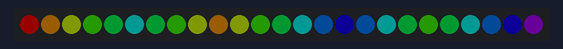
A sketch run on a simulated ESP32. On the bench: 25 RGB LEDs in strip order, left to right. Dim RGB values are drawn brighter than linear.

Above: at 0.07 s.
At 4.71 s:
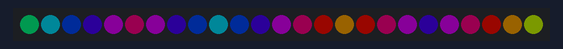
At 9.54 s:
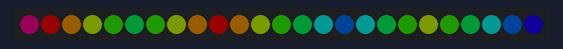
At 18.93 s:
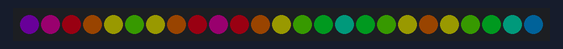
At 31.05 s:
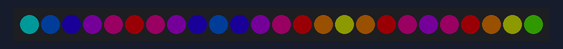
At 39.83 s:
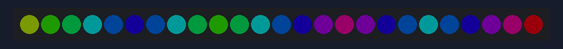

The sketch:

LED_Matrix_Colour_Wave.ino
```cpp
/*
 * ============================================================================
 * MOVING DIAGONAL RAINBOW WAVE - FREERTOS VERSION
 * ============================================================================
 *
 * Creates a moving diagonal rainbow wave across the 5x5 RGB LED matrix.
 *
 * The animation runs inside a dedicated FreeRTOS task.
 *
 * Hardware:
 *   Matrix data -> GPIO 7
 * ============================================================================
 */

#include <Arduino.h>
#include <Adafruit_NeoPixel.h>

#define MATRIX_PIN 7
#define NUM_LEDS   25

Adafruit_NeoPixel matrix(
    NUM_LEDS,
    MATRIX_PIN,
    NEO_GRB + NEO_KHZ800
);

//=============================================================================
// Convert coordinates to the serpentine wiring.
//=============================================================================

int pixelXY(int x, int y)
{
    if (y % 2 == 0)
    {
        return y * 5 + x;
    }

    return y * 5 + (4 - x);
}

//=============================================================================
// Set a pixel using x/y coordinates.
//=============================================================================

void setPixelXY(
    int x,
    int y,
    uint32_t colour
)
{
    if (x < 0 || x >= 5 ||
        y < 0 || y >= 5)
    {
        return;
    }

    matrix.setPixelColor(
        pixelXY(x, y),
        colour
    );
}

//=============================================================================
// Rainbow animation FreeRTOS task.
//=============================================================================

void rainbowTask(void *parameter)
{
    uint8_t offset = 0;

    while (true)
    {
        // Create the diagonal rainbow pattern.
        for (int y = 0; y < 5; y++)
        {
            for (int x = 0; x < 5; x++)
            {
                uint8_t hue =
                    offset +
                    ((x + y) * 25);

                setPixelXY(
                    x,
                    y,
                    matrix.ColorHSV(
                        (uint16_t)hue * 256
                    )
                );
            }
        }

        matrix.show();

        offset += 4;

        // Give the CPU to other FreeRTOS tasks.
        vTaskDelay(pdMS_TO_TICKS(50));
    }
}

//=============================================================================
// Setup.
//=============================================================================

void setup()
{
    matrix.begin();
    matrix.setBrightness(25);

    matrix.clear();
    matrix.show();

    // Create the rainbow animation task.
    xTaskCreate(
        rainbowTask,
        "Rainbow Task",
        4096,
        NULL,
        1,
        NULL
    );
}

//=============================================================================
// Arduino loop.
//
// The application runs in the FreeRTOS task above.
//=============================================================================

void loop()
{
    vTaskDelay(pdMS_TO_TICKS(1000));
}
```
